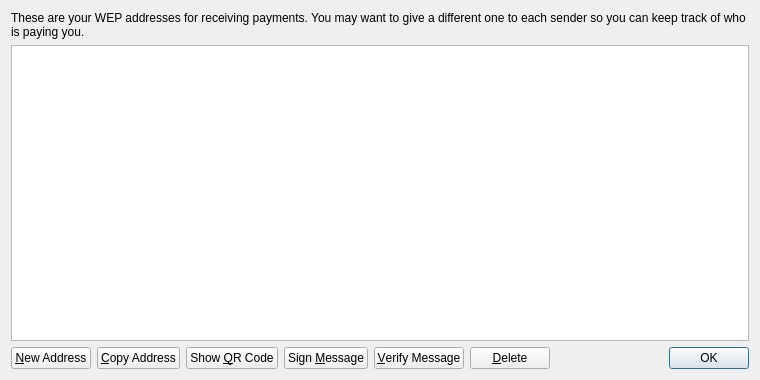
<?xml version="1.0" encoding="UTF-8"?>
<ui version="4.0">
 <class>AddressBookPage</class>
 <widget class="QWidget" name="AddressBookPage">
  <property name="geometry">
   <rect>
    <x>0</x>
    <y>0</y>
    <width>760</width>
    <height>380</height>
   </rect>
  </property>
  <property name="windowTitle">
   <string>Address Book</string>
  </property>
  <layout class="QVBoxLayout" name="verticalLayout">
   <item>
    <widget class="QLabel" name="labelExplanation">
     <property name="text">
      <string>These are your WEP addresses for receiving payments. You may want to give a different one to each sender so you can keep track of who is paying you.</string>
     </property>
     <property name="textFormat">
      <enum>Qt::PlainText</enum>
     </property>
     <property name="wordWrap">
      <bool>true</bool>
     </property>
    </widget>
   </item>
   <item>
    <widget class="QTableView" name="tableView">
     <property name="contextMenuPolicy">
      <enum>Qt::CustomContextMenu</enum>
     </property>
     <property name="toolTip">
      <string>Double-click to edit address or label</string>
     </property>
     <property name="tabKeyNavigation">
      <bool>false</bool>
     </property>
     <property name="alternatingRowColors">
      <bool>true</bool>
     </property>
     <property name="selectionMode">
      <enum>QAbstractItemView::SingleSelection</enum>
     </property>
     <property name="selectionBehavior">
      <enum>QAbstractItemView::SelectRows</enum>
     </property>
     <property name="sortingEnabled">
      <bool>true</bool>
     </property>
     <attribute name="verticalHeaderVisible">
      <bool>false</bool>
     </attribute>
    </widget>
   </item>
   <item>
    <layout class="QHBoxLayout" name="horizontalLayout">
     <item>
      <widget class="QPushButton" name="newAddressButton">
       <property name="toolTip">
        <string>Create a new address</string>
       </property>
       <property name="text">
        <string>&amp;New Address</string>
       </property>
       <property name="icon">
        <iconset resource="../bitcoin.qrc">
         <normaloff>:/icons/add</normaloff>:/icons/add</iconset>
       </property>
      </widget>
     </item>
     <item>
      <widget class="QPushButton" name="copyToClipboard">
       <property name="toolTip">
        <string>Copy the currently selected address to the system clipboard</string>
       </property>
       <property name="text">
        <string>&amp;Copy Address</string>
       </property>
       <property name="icon">
        <iconset resource="../bitcoin.qrc">
         <normaloff>:/icons/editcopy</normaloff>:/icons/editcopy</iconset>
       </property>
      </widget>
     </item>
     <item>
      <widget class="QPushButton" name="showQRCode">
       <property name="text">
        <string>Show &amp;QR Code</string>
       </property>
       <property name="icon">
        <iconset resource="../bitcoin.qrc">
         <normaloff>:/icons/qrcode</normaloff>:/icons/qrcode</iconset>
       </property>
      </widget>
     </item>
     <item>
      <widget class="QPushButton" name="signMessage">
       <property name="toolTip">
        <string>Sign a message to prove you own a WEP address</string>
       </property>
       <property name="text">
        <string>Sign &amp;Message</string>
       </property>
       <property name="icon">
        <iconset resource="../bitcoin.qrc">
         <normaloff>:/icons/edit</normaloff>:/icons/edit</iconset>
       </property>
      </widget>
     </item>
     <item>
      <widget class="QPushButton" name="verifyMessage">
       <property name="toolTip">
        <string>Verify a message to ensure it was signed with a specified WEP address</string>
       </property>
       <property name="text">
        <string>&amp;Verify Message</string>
       </property>
       <property name="icon">
        <iconset resource="../bitcoin.qrc">
         <normaloff>:/icons/transaction_0</normaloff>:/icons/transaction_0</iconset>
       </property>
      </widget>
     </item>
     <item>
      <widget class="QPushButton" name="deleteButton">
       <property name="toolTip">
        <string>Delete the currently selected address from the list</string>
       </property>
       <property name="text">
        <string>&amp;Delete</string>
       </property>
       <property name="icon">
        <iconset resource="../bitcoin.qrc">
         <normaloff>:/icons/remove</normaloff>:/icons/remove</iconset>
       </property>
      </widget>
     </item>
     <item>
      <spacer name="horizontalSpacer">
       <property name="orientation">
        <enum>Qt::Horizontal</enum>
       </property>
       <property name="sizeHint" stdset="0">
        <size>
         <width>40</width>
         <height>20</height>
        </size>
       </property>
      </spacer>
     </item>
     <item>
      <widget class="QDialogButtonBox" name="buttonBox">
       <property name="sizePolicy">
        <sizepolicy hsizetype="Maximum" vsizetype="Fixed">
         <horstretch>0</horstretch>
         <verstretch>0</verstretch>
        </sizepolicy>
       </property>
       <property name="standardButtons">
        <set>QDialogButtonBox::Ok</set>
       </property>
      </widget>
     </item>
    </layout>
   </item>
  </layout>
 </widget>
 <resources>
  <include location="../bitcoin.qrc"/>
 </resources>
 <connections/>
</ui>
